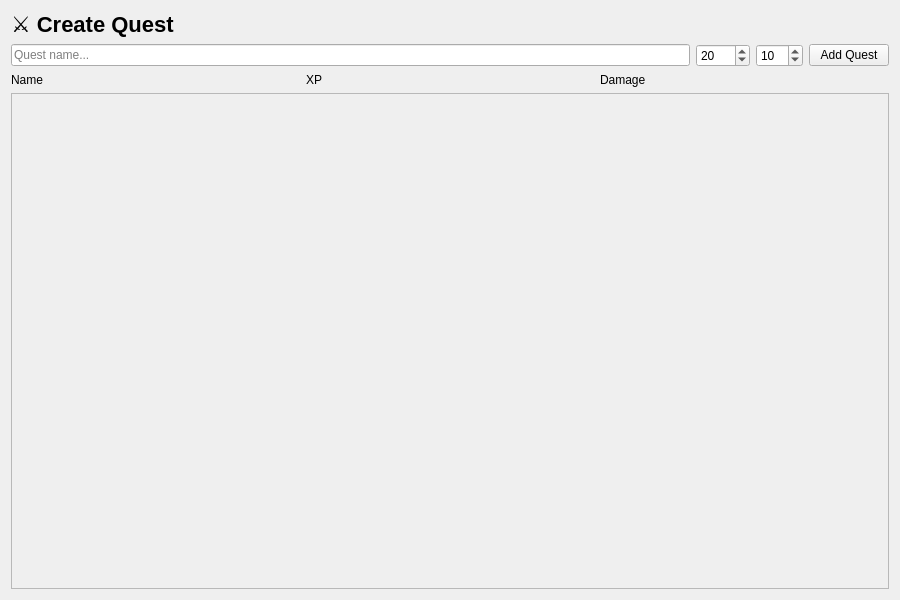
<?xml version="1.0" encoding="UTF-8"?>
<ui version="4.0">
 <class>TasksPage</class>
 <widget class="QWidget" name="TasksPage">
  <property name="geometry">
   <rect>
    <x>0</x>
    <y>0</y>
    <width>900</width>
    <height>600</height>
   </rect>
  </property>
  <property name="windowTitle">
   <string>Tasks</string>
  </property>

  <layout class="QVBoxLayout" name="verticalLayout">

   <!-- TITLE -->
   <item>
    <widget class="QLabel" name="titleLabel">
     <property name="text">
      <string>⚔ Create Quest</string>
     </property>
     <property name="styleSheet">
      <string>font-size: 22px; font-weight: bold;</string>
     </property>
    </widget>
   </item>

   <!-- INPUT ROW -->
   <item>
    <layout class="QHBoxLayout" name="inputLayout">

     <item>
      <widget class="QLineEdit" name="taskNameInput">
       <property name="placeholderText">
        <string>Quest name...</string>
       </property>
      </widget>
     </item>

     <item>
      <widget class="QSpinBox" name="xpInput">
       <property name="minimum">
        <number>1</number>
       </property>
       <property name="maximum">
        <number>1000</number>
       </property>
       <property name="value">
        <number>20</number>
       </property>
      </widget>
     </item>

     <item>
      <widget class="QSpinBox" name="damageInput">
       <property name="minimum">
        <number>1</number>
       </property>
       <property name="maximum">
        <number>500</number>
       </property>
       <property name="value">
        <number>10</number>
       </property>
      </widget>
     </item>

     <item>
      <widget class="QPushButton" name="addTaskBtn">
       <property name="text">
        <string>Add Quest</string>
       </property>
      </widget>
     </item>

    </layout>
   </item>

   <!-- LABELS -->
   <item>
    <layout class="QHBoxLayout">
     <item>
      <widget class="QLabel">
       <property name="text">
        <string>Name</string>
       </property>
      </widget>
     </item>
     <item>
      <widget class="QLabel">
       <property name="text">
        <string>XP</string>
       </property>
      </widget>
     </item>
     <item>
      <widget class="QLabel">
       <property name="text">
        <string>Damage</string>
       </property>
      </widget>
     </item>
    </layout>
   </item>

   <!-- TASK LIST -->
   <item>
    <widget class="QScrollArea" name="taskScroll">
     <property name="widgetResizable">
      <bool>true</bool>
     </property>
     <widget class="QWidget" name="scrollAreaWidgetContents">
      <layout class="QVBoxLayout" name="taskListLayout"/>
     </widget>
    </widget>
   </item>

  </layout>
 </widget>
 <resources/>
 <connections/>
</ui>
